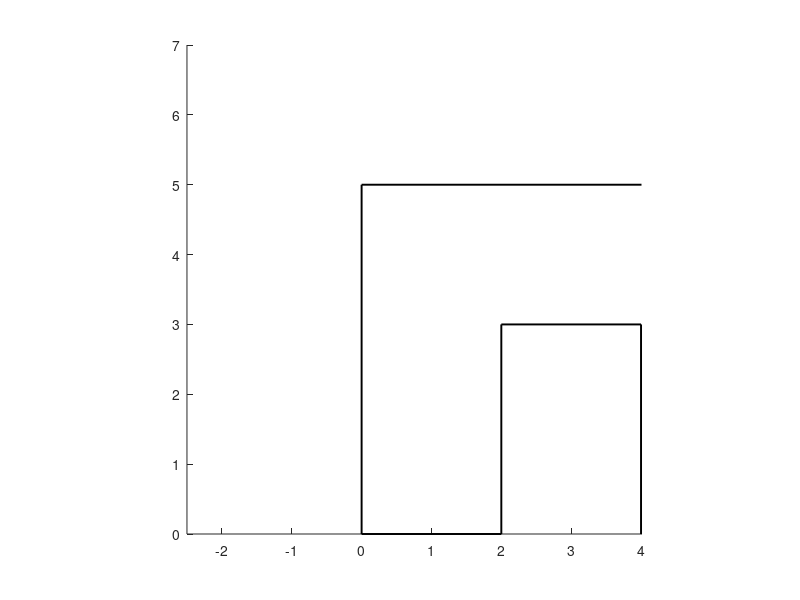

Recreate this plot in MATLAB. (Note: this script raises an error after producing the figure.)
% %===================================================================================================================================================================================
clear all
clc
clf 

%radius=8;...
R=1000;...%communication radius--not needed for this code--it is mentioned in case we want to extend the algorithm incorporating communication constraints
N=10;...%number of robots
%sensing radius r
% r=[0.620000000000000   0.580000000000000   0.670000000000000   0.420000000000000   0.740000000000000   0.47000000000000 0.550000000000000   0.50000000000000   0.480000000000000   0.180000000000000   0.500000000000000   0.650000000000000];
%  r=[ 0.6 0.55  0.5  0.4 0.35 0.45 0.55 0.48 0.45 0.33 0.5 0.65 0.40 0.38 0.42 0.38 0.58 0.47 0.35 0.45 0.5 0.5 0.3 0.6 0.65 0.45 0.34 0.35 0.55 0.4 0.6 0.3 0.5 0.6 ]*0.9;...% 20 aktines
% r=[0.0006 100 100 100 100]
%r=[0.6 0.35 0.5 0.35 0.4 0.45 0.48 0.55 0.33 0.45 0.65 0.5 0.40 0.38 0.42 0.38 0.58 0.47 0.35 0.45 0.5 0.5 0.3 0.6 0.65 0.45 0.34 0.35 0.55 0.4 0.6 0.3 0.5 0.6 ]*2;...% 20 aktines
% r(1:N)=0.6;
%r=[0.6 0.55 0.5 0.4 0.35 0.45 0.55 0.48 0.45 0.33 0.5 0.65 0.40 0.38 0.42 0.38 0.58 0.47 0.35 0.45 0.5 0.5 0.3 0.6 0.65 0.45 0.34 0.35 0.55 0.4 0.6 0.3 0.5 0.6 ];...% 20 aktines
% r=[0.7 0.6 0.8 1 0.6 0.65 1 1 1.2 1.3 0.75 0.85 0.9 0.95 0.85 0.98 1.1 1.1 1.15 1.2 1.05 0.85 0.75 0.77 0.95 0.95 1.1 1.2 1 1 0.9];
% r=[0.9 1 1.2 0.6 1.3 1.4 0.5 1.6 1.7 1.45 1.68 1.85 2 1.55];%14
%  r=[0.4 0.5 0.3 0.4 0.7 0.45 0.6 0.55  0.4 0.2 0.1 0.75 1 0.6 0.4 0.15 0.33 0.75 0.35 0.62];...% 20 aktines
% r=[1 2 3 5 4.5 3.2 3.8 1.9 2.6 5.1 ];%10
 r=[0.7 0.5 0.9 0.6 0.45 0.35 0.7 0.6 0.7  0.55 ];%10




figure(1) %main figure
% axis([0 window1 0 window2])
axis equal          
hold on


%----------------------- Plot non-convex area ---------------------------------
%x1,y1 :x,y coordinates of the non-convex region


x1=[0 0 5 5   7    7    5            5 7 7 4 4 2 2 0]; 
y1=[0 5 5 4.5 4.5  3.5  3.5          1 1 0 0 3 3 0 0 ];


axis on
% axis([-6 7 -1 7])
set(gcf,'color',[1,1,1])
plot(x1,y1,'k','linewidth',1.4);...
pol=[x1(:) y1(:)];    
%--------------------------------------------------------------------------
%------------Area of convex/concave area of interest-----------------------
total_area=polyarea(x1,y1);...
%--------------------------------------------------------------------------
%----------------------Initial State---------------------------------------
% x,y are the coordinates of the robots' positions
% disp(' Place the robots with the left mouse button ')
% for g=1:1:N
%  [Px,Py]=ginput(1);...
%  plot(Px,Py,'b+');...
%  xy(:,g) = [Px;Py];...
%  x=xy(1,:);...
%  y=xy(2,:);...
% %r(g)=radius;...
% end
 

x=[5.493682795698923   5.316107809847198   5.719687323146575   5.913405489530275   5.929548670062252 5.703544142614600   5.638971420486699   6.074837294850028   6.365414544425578   6.381557724957554];
y=[0.683892190152802   0.457887662705150   0.312599037917375   0.667749009620827   4.170819185059422 3.993244199207696   4.235391907187323   3.831812393887945   4.138532823995472   3.847955574419920]

p=[x(:) y(:)];


% % %---------%save initial state-------------------------
        x0=x(1:N);...
        y0=y(1:N);...


%--------------------------------------------------------------------------
%================================================================First Coordination scheme===================================================================
ts=0.015;...
umax=1;...
max_step=ts*umax ;...%max step
flag=1;...%loop in non-stop way
 h=0;...%current time-step
axis([-2.5 4 0 7]) 

[vor,r_lim]=power_visibility_Voronoi_v3(p,pol,r); %vor :visibility power Voronoi; r_lim: range-limited power Voronoi; this function works for both homogeneous and heterogeneous networks
%[vor,r_lim]=visibilityVoronoi_r_v2(p,pol,r); use this function if you plan
%to use homogeneous robots, since it is much faster than the above
%function (because it is based on Voronoi and not on power diagrams)
plot_r_visible_voronoi_diagrams_V2(r_lim,N,x,y);

while (flag>=1);
        %===============motion planning======update robots' positions 
     for j=1:N
        I=createI(j,N); %the set of nodes, "I" doesn't play any role here. It is mentioned in  case we need to incorporate communication constraints in the future
       
        if isempty(r_lim{j,1}) 
             theta=[];
        else
             [theta,F_a,F_ax,F_ay]=gradient_motion_V8(j,r_lim,x,y,x1,y1,I,r);
            
             if ~isempty(theta) 
             x(j)=x(j)+ts*umax*cos(theta);
             y(j)=y(j)+ts*umax*sin(theta);
             end
        end
     end
       %====================================== -==========================
       %-------------------------------------------------------------------
       p=[x(:) y(:)];
      [vor,r_lim]=power_visibility_Voronoi_v3(p,pol,r);%update partitioning based on new positions
      %[vor,r_lim]=visibilityVoronoi_r_v2(p,pol,r); use this function if you plan
%to use homogeneous robots,
      %--------------------------------------------------------------------
        %------------plotting
     for j=1:N
        plot(x(j),y(j),'blueo','markersize',3,'markerfacecolor','blue');
     end
     pause(0.1)
     clf, hold on, axis equal,axis off%, clc
     figure(1)
     hold on
     plot(x1,y1,'k','linewidth',1.4)
     plot_r_visible_voronoi_diagrams_V2(r_lim,N,x,y) ;
        %-------------------
     h=h+1;  %increase current time-step 
     sensed_area= percentage_of_sensed_area_non_compact(r_lim,total_area,N);...%evaluates current percentage of sensed area
     H(h)=sensed_area;...%save
    
     %-----save nodes' positions each time step------
     for ji=1:N 
     test_x(h,ji)=x(ji);...
     test_y(h,ji)=y(ji);...
     end
     %-----------------------------------------------
     %save data
    if mod(h,50)==0
    save sim6_v2.mat
    end
end

%============================================================================================================================================================

%\\\\\\\\\\\\\\\\\\\\\\\\\\\\\\\\\\\\\\\\\\\\\\\\\\\\\\\\\\\\\\\\\\\\\\\\\\\\\\\\\\\\\\\\\\\\\\\\\\\\\\\\\\\\\\\\\\\\\\\\\\\\\\\\\\\\\\\\\\\\\\\\\\\\\\\\\\\\

%=================================================================PlotFigures================================================================================
%for final figures
%---------------------plot trajectories--------------------
figure(2) 
% x0=test_x(1,:);y0=test_y(1,:);
 axis([0 6 -0.1 6])
axis equal          
hold on
axis on
plot(x1,y1,'black')
plot(x0,y0,'ro','markersize',2,'markerfacecolor','r')
plot(x(1:N),y(1:N),'go','markersize',3,'markerfacecolor','g')
plot(test_x,test_y,'k')
plot(x(1:N),y(1:N),'go','markersize',4.5,'markerfacecolor','g')
%-----------------------------------------------------------
%-----------------plot Area function H----------------------
figure(1)
axis([0 1000 0 100])
box on
a=(N*pi*r(1)*r(1)/total_area)*100;...
if a>100
    a=100;...
end
% axis([0 h 0 a])
hold on
t=1:h;
%H=H(1:h);
plot(t,H,'b')
max_area(1:h)=a%max_sensed;...
plot(t,max_area,'r')
xlabel('Iterations')
ylabel('Coverage Performance(%)')

%-----------------------------------------------------------

%---------------------plot initial state--------------------
figure 
% axis([-0.1 3.1 -0.1 3.1])
axis equal          
hold on
axis off
plot(x1,y1,'k')
plot(x0,y0,'ro','markersize',1.5,'markerfacecolor','r')
 axis([0 window1 0 window2])
% x0(N+1)=-100000;...%Needed for Voronoi plotting
% x0(N+2)=-100000;...%...
% x0(N+3)=100000;...%...
% x0(N+4)=100000;...
% y0(N+1)=-100000;...
% y0(N+2)=100000;...
% y0(N+3)=-100000;...
% y0(N+4)=100000;...
%[r_lim,vor]=visible_r_limited_voronoi(x0,y0,x1,y1,r,N,neigh_NxN0,hops);...
%[r_lim,vor,vispol]=r_visible_voronoi_diagrams(x0,y0,x1,y1,N,r);...
p0=[x0(:) y0(:)];
  [vor,r_lim]=power_visibility_Voronoi_v3(p0,pol,r);
%   plot_r_visible_voronoi_diagrams_V2(r_lim,N,x,y);
  %[vor,r_lim]=visibility_power_diagrams_v2(x0,y0,x1,y1,N,r);
% plot_communication_graph_concave(x0,y0,N,neigh_NxN0)
for e1=1:N
        tx=(r_lim{e1,1});...
        ty=(r_lim{e1,2});... 
        plot(tx,ty,'red')
        tx=[];...
        ty=[];...    
end
%[r_lim,vor]=plot_r_limited_voronoi_v4(x0,y0,x1,y1,N,r);...
%-----------------------------------------------------------

%----------plot final state---------------------------------
figure 
 axis([0 window1 0 window2])
axis equal          
hold on
plot(x1,y1,'k')
plot(x,y,'ro','markersize',1.5,'markerfacecolor','r')
%[r_lim,vor]=visible_r_limited_voronoi(x,y,x1,y1,r,N,neigh_NxN,hops);...
%[r_lim,vor,vispol]=r_visible_voronoi_diagrams(x,y,x1,y1,N,r);...
% plot_communication_graph_concave(x,y,N,neigh_NxN)
%[r_lim,vor,vispol]=r_visible_voronoi_diagrams(x,y,x1,y1,N,r);...
%[vor,r_lim]=r_visible_voronoi_diagrams_v8(x,y,x1,y1,r,N);
   [vor,r_lim]=power_visibility_Voronoi_v3(p,pol,r);%[vor,r_lim]=visibility_power_diagrams_v2(x,y,x1,y1,N,r);
for e1=1:N
        tx=(r_lim{e1,1});...
        ty=(r_lim{e1,2});... 
        plot(tx,ty,'red')
        tx=[];...
        ty=[];...    
end
%-----------------------------------------------------------
%===================================================================================================================================================================================